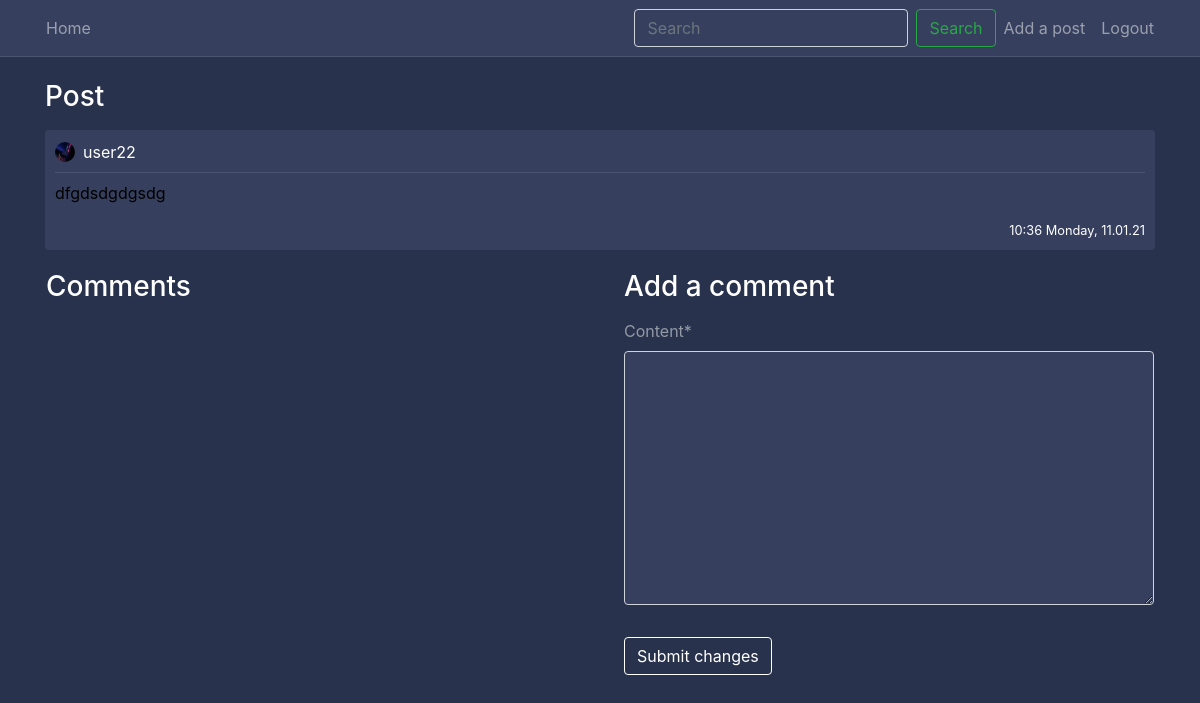
The app's page /post/39/ (signed in) with its own data.
### blog/models.py (models this page shows, shortened)
class Post(models.Model):
    content = models.TextField(max_length=1000000)
    date_posted = models.DateTimeField(default=timezone.now)
    author = models.ForeignKey(User, on_delete=models.CASCADE)

### users/models.py (models this page shows, shortened)
class Profile(models.Model):
    user = models.OneToOneField(User, on_delete=models.CASCADE)
    image = models.ImageField(default='default.jpg', upload_to='profile_pics')
    location = models.CharField(max_length=220, null=True, blank=True)
    bio = models.TextField(blank=True, null=True)
    date = models.DateTimeField(auto_now_add=True)
    updated = models.DateTimeField(auto_now=True)
    followers = models.ManyToManyField(User, related_name='following', blank=True)
    @property
    def followers(self):
        return Follow.objects.filter(follow_user=self.user).count()
    @property
    def following(self):
        return Follow.objects.filter(user=self.user).count()

### blog/views.py (the view)
# urls.py: path('post/<int:pk>/', PostDetailView.as_view(), name='post-detail'),
class PostDetailView(DetailView):
    model = Post
    template_name = 'blog/post_detail.html'
    context_object_name = 'post'
    def get_context_data(self, **kwargs):
        data = super().get_context_data(**kwargs)
        comments_connected = Comment.objects.filter(post_connected=self.get_object()).order_by('-date_posted')
        data['comments'] = comments_connected
        data['form'] = NewCommentForm(instance=self.request.user)
        return data
    def post(self, request, *args, **kwargs):
        new_comment = Comment(content=request.POST.get('content'),
                              author=self.request.user,
                              post_connected=self.get_object())
        new_comment.save()
        return self.get(self, request, *args, **kwargs)

### blog/forms.py
class NewCommentForm(forms.ModelForm):
    class Meta:
        model = Comment
        fields = ['content']

### blog/templates/blog/post_detail.html (shortened to what this page needs)
{% extends "blog/base.html" %}
{% load crispy_forms_tags %}
{% block content %}
    <h3 class="white-important mb-3">
        Post
    </h3>
   <article class="media content-section">
        <div style="width: 100%; word-break: break-all;">
            <div class="pb-2 row m-0" style="width: 100%; margin-right: 0 !important;">
               <div
                       style="padding-left: 0px !important;"
                       class="col-8 no-padding d-flex align-items-center">
                   <img
                       class="rounded-circle mr-2"
                       style="width: 20px; height: 20px;"
                       src="{{ post.author.profile.image.url }}">
                   <a class="mr-2 white-important" href="{% url 'user-posts' post.author %}">
                       {{ post.author }}
                   </a>
               </div>
               <div class="col-4 d-flex flex-row-reverse no-padding align-items-center"
                    style="padding-right: 0 !important;">
               </div>
           </div>
            <div
                    class="mb-2"
                    style="width: 100%; height: 1px; background-color: rgba(255, 255, 255, 0.1)"></div>
            <a style="color: rgba(255, 255, 255, 0.5) !important;">
                <p style="color: black;">
                    {{ post.content }}
                </p>
                <small
                    class="white-important d-flex full-width flex-row-reverse">
                    {{ post.date_posted | date:"H:i l, d.m.y" }}
                </small>
            </a>
        </div>
   </article>
    <div class="row pl-3">
        <div class="col-12 col-md-6 pl-0">
         <h3 class="white-important mb-3">
             Comments
         </h3>
        </div>
        {% if user is not None %}
            <div class="col-12 col-md-6 pl-0 pl-md-3 pr-3">
                <h3 class="white-important mb-3">
                    Add a comment
                </h3>
                <form method="POST">
                    <fieldset class="form-group">
                        {{ form | crispy }}
                    </fieldset>
                    <div class="form-group">
                        <button class="btn btn-outline-primary" type="submit">Submit changes</button>
                    </div>
                </form>
            </div>
        {% endif %}
    </div>
{% endblock content %}

### blog/static/blog/main.css (style rules this page uses)
:root { --muted-color: rgba(255, 255, 255, 0.5); }
body { background: #28324c; color: var(--muted-color); margin-top: 5rem; }
h1, h2, h3, h4, h5, h6 { color: var(--muted-color); }
.content-section { background: #36405e; padding: 10px 10px; margin-bottom: 20px; }
.no-padding { padding: 0 !important; }
a { color: white; text-underline: none; text-decoration: none !important; }
article { border-radius: 4px; }
.white-important { color: white; }
.full-width { width: 100% }
.btn-outline-primary { border-color: white; color: white !important; }
.form-control { background-color: #36405e !important; color: var(--muted-color) !important; box-shadow: 0 0 0 0 !important; }

### records on screen
Post: author.profile.image (placeholder picture), author "user22", content "dfgdsdgdgsdg", date_posted "10:36 Monday, 11.01.21"
